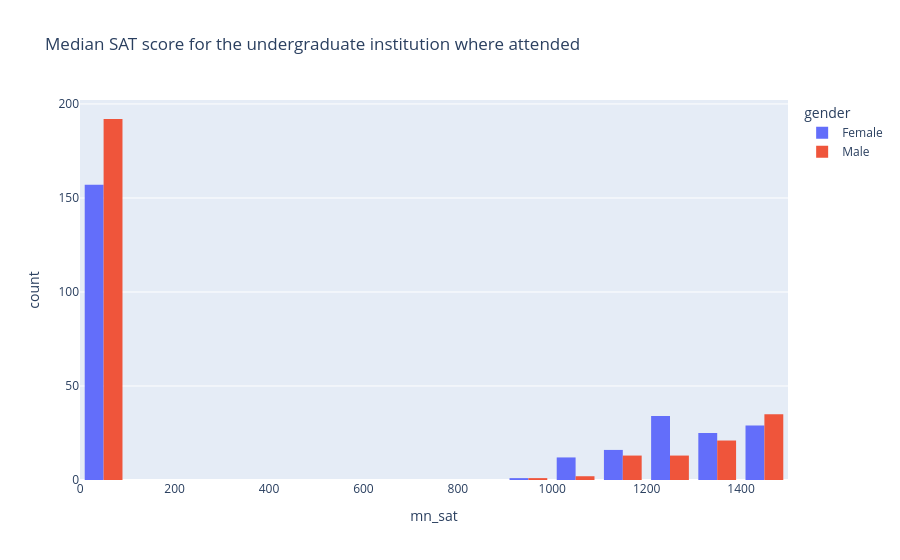

Write notebook code for a chart like this one.
### Code cell
# Median SAT score for the undergraduate institution where attended (mn-sat) 
fig = px.histogram(
    perso_df, x='mn_sat', color='gender', barmode='group', 
    nbins = 20, title='Median SAT score for the undergraduate institution where attended')
fig.show()

### Figure 1 — Plotly figure (JSON) as saved in the notebook; plotly's stock layout.template omitted (floating-point values rounded to 4 significant figures; data arrays with more than 128 entries replaced by an {"elided": "..."} marker saying what was removed)
{"data": [{"alignmentgroup": "True", "bingroup": "x", "hovertemplate": "gender=Female<br>mn_sat=%{x}<br>count=%{y}<extra></extra>", "legendgroup": "Female", "marker": {"color": "#636efa", "pattern": {"shape": ""}}, "name": "Female", "nbinsx": 20, "offsetgroup": "Female", "orientation": "v", "showlegend": true, "type": "histogram", "x": {"elided": "274 int values"}, "xaxis": "x", "yaxis": "y"}, {"alignmentgroup": "True", "bingroup": "x", "hovertemplate": "gender=Male<br>mn_sat=%{x}<br>count=%{y}<extra></extra>", "legendgroup": "Male", "marker": {"color": "#EF553B", "pattern": {"shape": ""}}, "name": "Male", "nbinsx": 20, "offsetgroup": "Male", "orientation": "v", "showlegend": true, "type": "histogram", "x": {"elided": "277 int values"}, "xaxis": "x", "yaxis": "y"}], "layout": {"barmode": "group", "legend": {"title": {"text": "gender"}, "tracegroupgap": 0}, "title": {"text": "Median SAT score for the undergraduate institution where attended"}, "xaxis": {"anchor": "y", "domain": [0, 1], "title": {"text": "mn_sat"}}, "yaxis": {"anchor": "x", "domain": [0, 1], "title": {"text": "count"}}}}
